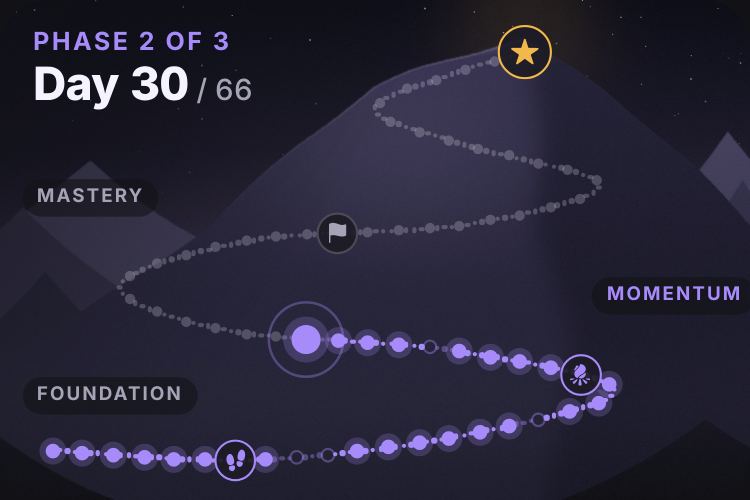
#> input picture design/artwork-guides/ascent-current-dark-1500x1000.png, 1500 x 1000 px (shown at 1/2 size)
$ python soften_light.py ../ascent-current-dark-1500x1000.png ../ascent-current-light-1500x1000.png 1.0 1.0
#> lines starting #> are read from the running program, lines starting #| are printed output that depends on the picture
"""
Adds morning haze to a light-theme painting and calms its texture so the app's trail stays readable.
Per-pixel only (no geometry changes), so it stays aligned with the dark version.

    python3 design/artwork-guides/tools/soften_light.py <in.png> <out.png> [haze=0.35] [smooth=0.45]
"""

import sys

import numpy as np
from PIL import Image, ImageFilter

src, dst = sys.argv[1], sys.argv[2]
haze = float(sys.argv[3]) if len(sys.argv) > 3 else 0.35
smooth = float(sys.argv[4]) if len(sys.argv) > 4 else 0.45
HAZE = np.array([221, 219, 236], np.float32)  # #DDDBEC, the light rock target

img = Image.open(src).convert('RGB')
#> img is the input picture: PIL image 1500x1000 RGB; mean R, G, B 40.1, 37.6, 56.3
a = np.asarray(img).astype(np.float32)
soft = np.asarray(img.filter(ImageFilter.GaussianBlur(2.5 * img.size[0] / 1536))).astype(np.float32)
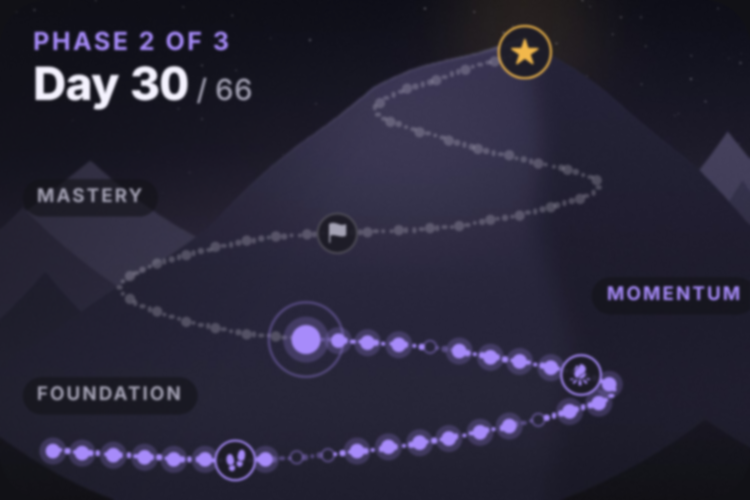
#> soft: shape (1000, 1500, 3) float32 (shown at 1/2 size); mean R, G, B 40.2, 37.6, 56.3
a = a * (1 - smooth) + soft * smooth  # fewer sharp rock details
# Haze grows slightly toward the top, as distance would.
h = a.shape[0]
#> h = 1000
ramp = (haze * (1.15 - 0.3 * np.arange(h) / h)).clip(0, 1)[:, None, None]
a = a * (1 - ramp) + HAZE * ramp
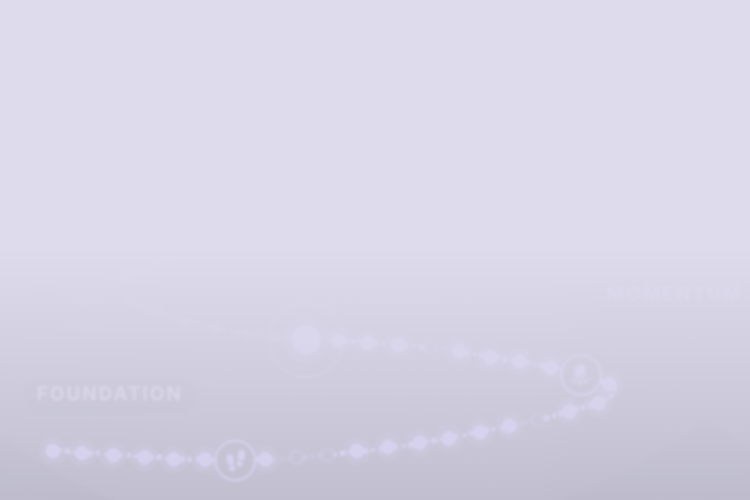
#> a: shape (1000, 1500, 3) float64 (shown at 1/2 size); mean R, G, B 214.3, 212.2, 229.4
# Matching fine grain.
a += np.random.default_rng(3).normal(0, 2.2, a.shape[:2])[..., None]
Image.fromarray(a.clip(0, 255).astype(np.uint8)).save(dst)
print(f'{dst}: haze {haze}, smooth {smooth}')

$ run again, on design/artwork-guides/today-dark-393x852@3x.png
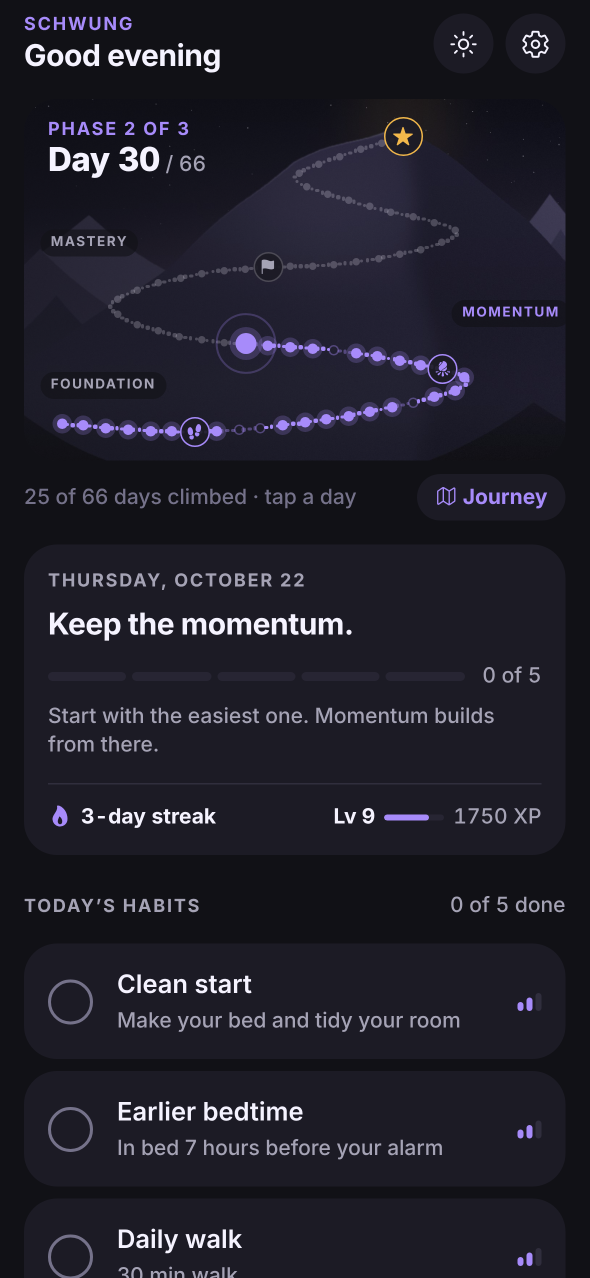
#> input picture design/artwork-guides/today-dark-393x852@3x.png, 1179 x 2556 px (shown at 1/2 size)
#> img is the input picture: PIL image 1179x2556 RGB; mean R, G, B 32.3, 31.1, 41.8
#> `a = a * (1 - ramp) + HAZE * ramp`:
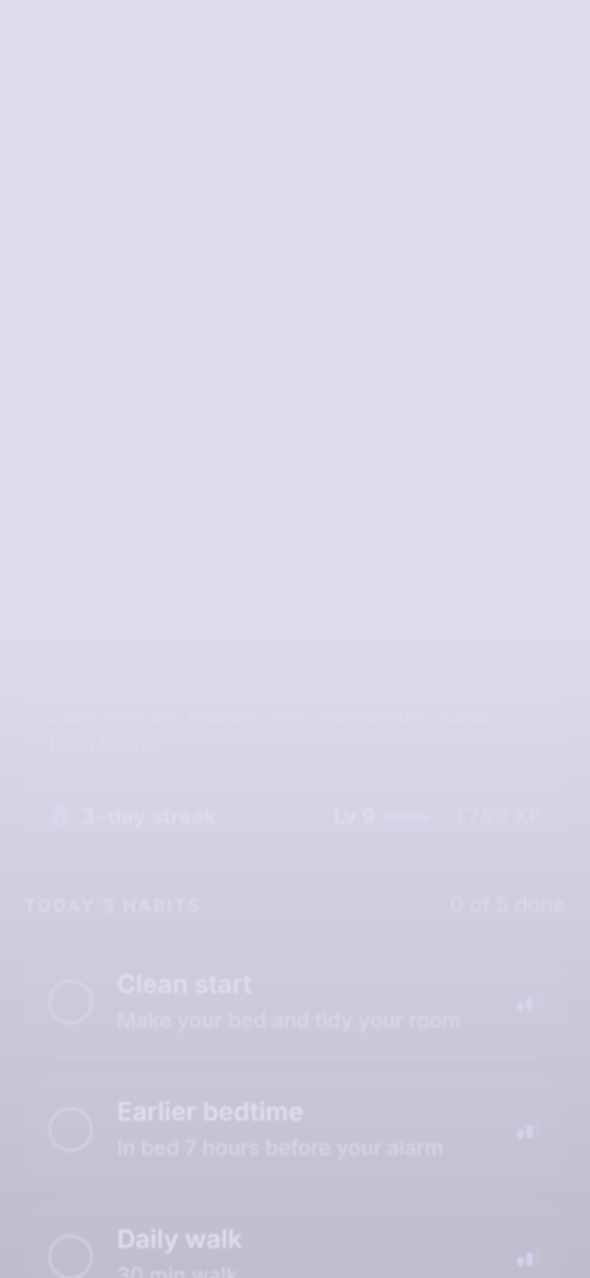
#> a: shape (2556, 1179, 3) float64 (shown at 1/2 size); mean R, G, B 213.9, 212, 228.7
